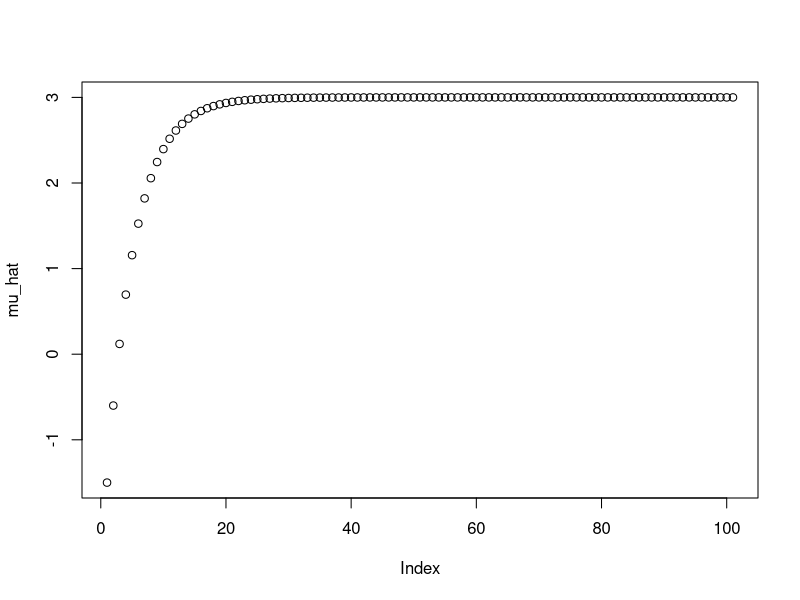
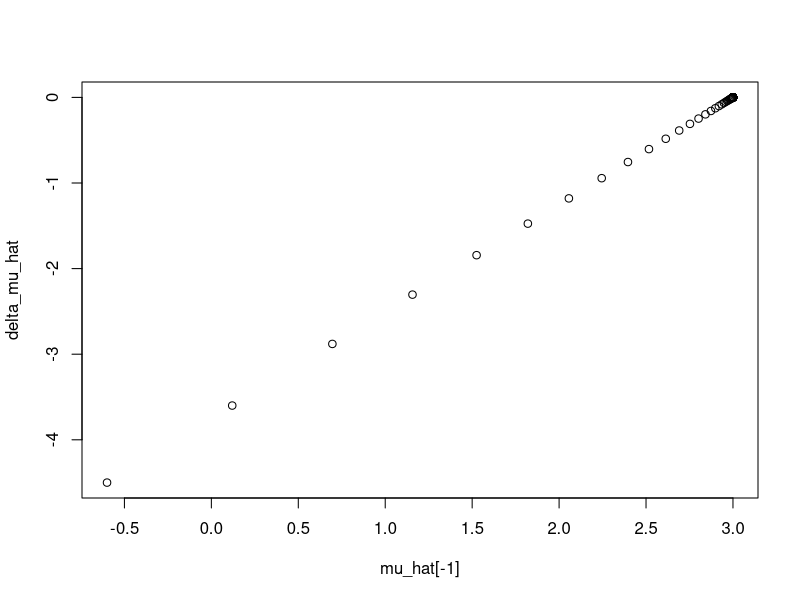

Recreate these plots in R, in order.
## R_Demo_AML_neuralnet_gradiant_decent_mu.R
##########################################################################
## INSTRUCTOR: Christopher Fariss
## COURSE NAME: Advanced Computational Methods for Social Media and Textual Data (3B)
## University of Essex Summer School 2023
##
## Date: 2023-08-13
##
## Please e-mail me if you find any errors or have and suggestions (either email is fine)
## e-mail: cjf0006@gmail.com
## e-mail: cjfariss@umich.edu
##########################################################################
## Introduction to tutorial:
##
## Overview of Gradient Decent for a model with one parameter for a mean.
##
## Gradient decent is an iterative process used to find the best parameter value(s) in any model and especially a neural network.
##
##########################################################################





## load libraries
library(MASS)

## set learning rate this varies on the unit interval (0 to 1]
lr <- .2
#lr <- .01
#lr <- 1

y <- c(1,2,3,4,5)
##y <- rnorm(1000, pi, 1)
n <- length(y)

y
n


iterations <- 100

loss <- NA

mu_hat <- -1.5

y_hat <- matrix(NA, nrow=n, ncol=iterations)
y_error <- matrix(NA, nrow=n, ncol=iterations)

delta_mu_hat <- NA

## sequential iterations to evaluate loss function
for (j in 1:iterations){
    
    ## y_hat: calculate the predicted y_hat based on the best guess of mu
    
    y_hat[,j] <- mu_hat[j]
    
    ## risidual: the difference between the predicted y (y_hat) and y is the error for y
    y_error[,j] <- y_hat[,j] - y
    
    ## loss: the estimated error is used to calculate the unexplained variance between y and y_hat, which is the sum of squared errors
    loss[j] <- sum(y_error[,j]^2)
    
    ## difference between current estimate and the unexplained differences, which is the method to calculate the gradient at that point
    delta_mu_hat[j] <- sum(y_error[,j])/n
    
    ## shift estimates along the gradient (+ function if y-y_hat; - function if y_hat-y)
    mu_hat[j+1] <- mu_hat[j] - (lr*delta_mu_hat[j])
}

mu_hat[length(mu_hat)]

plot(mu_hat)

plot(mu_hat[-1], delta_mu_hat)
